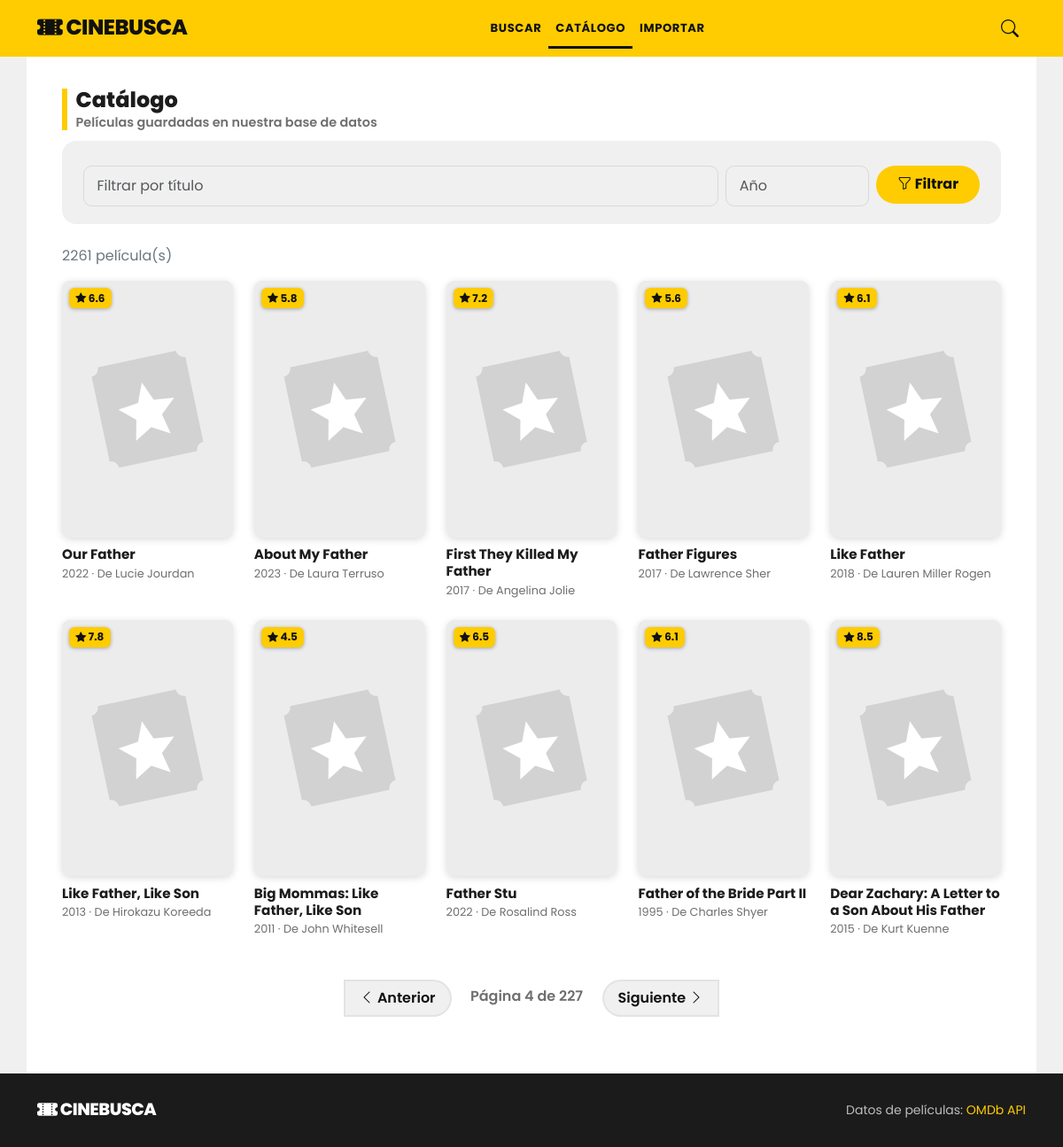
Screenshot of /catalog?page=4 with the database file from the repository.
### app/models.py (models this page shows)
class Pelicula(Base):
    __tablename__ = "pelicula"
    id: Mapped[str] = mapped_column(String(20), primary_key=True)  # imdbID de OMDb
    titulo: Mapped[str] = mapped_column(String(300), nullable=False, index=True)
    anio: Mapped[str | None] = mapped_column(String(20))
    poster: Mapped[str | None] = mapped_column(Text)
    omdb: Mapped[dict] = mapped_column(JSON, nullable=False)
    fecha_alta: Mapped[datetime] = mapped_column(DateTime, default=ahora, nullable=False, index=True)
    comentarios: Mapped[list[Comentario]] = relationship(
        back_populates="pelicula", cascade="all, delete-orphan", order_by="desc(Comentario.fecha)",
    )
    calificaciones: Mapped[list[Calificacion]] = relationship(back_populates="pelicula", cascade="all, delete-orphan")

### app/controllers/catalog.py (the view)
@router.get("/catalog", response_class=HTMLResponse)
def catalog(
    request: Request, title: str = "", year: str = "", page: int = Query(1, ge=1), db: Session = Depends(get_db),
):
    result = MovieRepository(db).list(title, year, page)
    return render(request, "catalog.html", active="catalog", title=title, year=year, result=result)

### app/views/templates/catalog.html (shortened to what this page needs)
{% extends "base.html" %}
{% from "_macros.html" import results_grid, pagination with context %}
{% block content %}
<h1 class="section-title">Catálogo
  <small>Películas guardadas en nuestra base de datos</small>
</h1>
<form method="get" action="/catalog" class="sc-box row g-2 mb-4 mx-0" role="search">
  <div class="col-12 col-md">
    <input class="form-control" name="title" type="search" placeholder="Filtrar por título" value="{{ title }}">
  </div>
  <div class="col-7 col-md-2">
    <input class="form-control" name="year" type="number" placeholder="Año" min="1888" max="2100" value="{{ year }}">
  </div>
  <div class="col-5 col-md-auto">
    <button class="btn btn-sc w-100" type="submit"><i class="bi bi-funnel"></i> Filtrar</button>
  </div>
</form>
{% if result['total'] == 0 %}
  <div class="alert alert-secondary" role="status">
    {% if title or year %}Ninguna película del catálogo coincide con ese filtro.
    {% else %}El catálogo está vacío: abre el detalle de cualquier película y se guardará aquí.{% endif %}
  </div>
{% else %}
  <p class="text-secondary">{{ result['total'] }} película(s)</p>
  {{ results_grid(result) }}
  {{ pagination(result['page'], result['pages']) }}
{% endif %}
{% endblock %}

### app/views/templates/_macros.html (shortened to what this page needs)
{% macro poster(src, title, class='') -%}
  <img class="poster {{ class }}" src="{{ src or request.url_for('static', path='no-poster.svg') }}"
       alt="Póster de {{ title }}" loading="lazy"
       onerror="this.onerror=null;this.src='{{ request.url_for('static', path='no-poster.svg') }}'">
{%- endmacro %}
{% macro movie_card(m) %}
  <div class="col">
    <a class="movie-card d-block text-decoration-none" href="/movies/{{ m.id }}">
      <div class="poster-wrap">
        {{ poster(m.poster, m.title, 'w-100') }}
        {% if m.rating %}<span class="rating-badge"><i class="bi bi-star-fill"></i> {{ m.rating }}</span>{% endif %}
      </div>
      <h2 class="card-title">{{ m.title }}</h2>
      <div class="card-sub">{{ m.year or '' }}{% if m.director %} · De {{ m.director }}{% endif %}</div>
    </a>
  </div>
{% endmacro %}
{% macro results_grid(result) %}
  <div class="row row-cols-2 row-cols-sm-3 row-cols-md-4 row-cols-lg-5 g-4">
    {% for m in result['items'] %}{{ movie_card(m) }}{% endfor %}
  </div>
{% endmacro %}
{% macro pagination(page, pages) %}
  {% if pages > 1 %}
  <nav aria-label="Paginación" class="mt-5">
    <ul class="pagination justify-content-center">
      <li class="page-item{% if page <= 1 %} disabled{% endif %}">
        <a class="page-link" href="{{ request.url.include_query_params(page=page - 1) }}"><i class="bi bi-chevron-left"></i> Anterior</a>
      </li>
      <li class="page-item is-label disabled"><span class="page-link">Página {{ page }} de {{ pages }}</span></li>
      <li class="page-item{% if page >= pages %} disabled{% endif %}">
        <a class="page-link" href="{{ request.url.include_query_params(page=page + 1) }}">Siguiente <i class="bi bi-chevron-right"></i></a>
      </li>
    </ul>
  </nav>
  {% endif %}
{% endmacro %}

### app/static/styles.css (style rules this page uses)
:root { --sc-yellow: #fecc00; --sc-yellow-dark: #e6b800; --sc-dark: #1b1b1b; --sc-bg: #f0f0f0; --sc-text: #1c1c1c; --sc-muted: #6f6f6f; --sc-line: #e3e3e3; --bs-body-font-family: "Poppins", system-ui, -apple-system, "Segoe UI", Roboto, sans-serif; --bs-body-color: var(--sc-text); --bs-body-bg: var(--sc-bg); --bs-link-color-rgb: 28, 28, 28; --bs-link-hover-color-rgb: 0, 0, 0; }
body { background: var(--sc-bg); color: var(--sc-text); }
.section-title { font-weight: 800; font-size: 1.5rem; line-height: 1.1; border-left: 6px solid var(--sc-yellow); padding-left: .6rem; margin: 0 0 1.25rem; }
.section-title small { font-weight: 600; font-size: .9rem; color: var(--sc-muted); display: block; margin-top: .25rem; }
.btn-sc { background: var(--sc-yellow); color: #111; font-weight: 700; border: 0; border-radius: 999px; padding: .6rem 1.5rem; }
.form-control, .form-select { border-radius: .6rem; border-color: #d9d9d9; padding: .65rem .9rem; }
.sc-box { background: var(--sc-bg); border-radius: 1rem; padding: 1.25rem; }
.movie-card { color: var(--sc-text); }
.movie-card .poster-wrap { position: relative; }
.poster { aspect-ratio: 2 / 3; object-fit: cover; background: #e9e9e9; border-radius: .6rem; box-shadow: 0 2px 8px rgba(0, 0, 0, .15); transition: transform .15s ease, box-shadow .15s ease; }
.movie-card .card-title { font-weight: 700; font-size: .95rem; line-height: 1.25; margin: .6rem 0 .15rem; }
.movie-card .card-sub { color: var(--sc-muted); font-size: .8rem; }
.rating-badge { position: absolute; top: .5rem; left: .5rem; background: var(--sc-yellow); color: #111; font-weight: 700; font-size: .75rem; border-radius: .4rem; padding: .15rem .45rem; box-shadow: 0 1px 4px rgba(0, 0, 0, .3); }
.pagination { gap: .4rem; }
.pagination .page-link { color: #111; font-weight: 600; border: 2px solid var(--sc-line); border-radius: 999px; padding: .45rem 1rem; }
.pagination .page-item.disabled .page-link { color: #aaa; background: #fff; border-color: var(--sc-line); }
.pagination .page-item.is-label .page-link { border: 0; color: var(--sc-muted); font-weight: 600; }

### rows the page displays
Pelicula: rating "6.6", title "Our Father", anio "2022", director "Lucie Jourdan"
Pelicula: rating "5.8", title "About My Father", anio "2023", director "Laura Terruso"
Pelicula: rating "7.2", title "First They Killed My Father", anio "2017", director "Angelina Jolie"
Pelicula: rating "5.6", title "Father Figures", anio "2017", director "Lawrence Sher"
Pelicula: rating "6.1", title "Like Father", anio "2018", director "Lauren Miller Rogen"
Pelicula: rating "7.8", title "Like Father, Like Son", anio "2013", director "Hirokazu Koreeda"
Pelicula: rating "4.5", title "Big Mommas: Like Father, Like Son", anio "2011", director "John Whitesell"
Pelicula: rating "6.5", title "Father Stu", anio "2022", director "Rosalind Ross"
Pelicula: rating "6.1", title "Father of the Bride Part II", anio "1995", director "Charles Shyer"
Pelicula: rating "8.5", title "Dear Zachary: A Letter to a Son About His Father", anio "2015", director "Kurt Kuenne"

### other values shown
{{ result['total'] }} "2261"
{{ page }} "4"
{{ pages }} "227"
